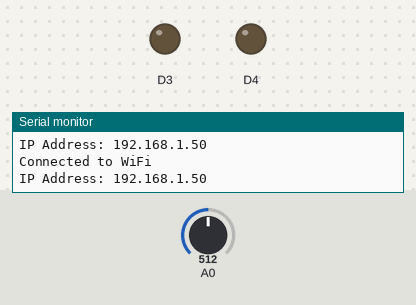
The sketch below on a simulated ESP8266 (NodeMCU). On the bench: output pins drawn as LEDs (lit = HIGH), the last lines printed to the serial monitor. The test bench sets the inputs (shaded band); at power-on: A0 = 512. WiFi joins after 1.5 s; servers stay silent unless stated.

Above: at 3.2 s.
3.3 s: A0 set to 21
10.8 s: A0 set to 17
At 13.0 s:
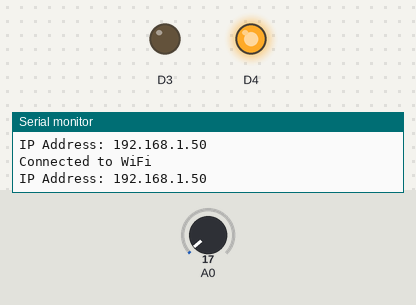
18.3 s: A0 set to 122
At 23.0 s:
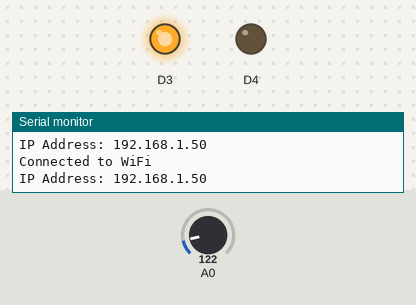
25.8 s: A0 set to 10
At 28.0 s:
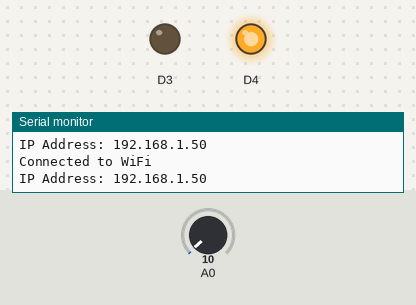
Timing chart, 0 to 29.5 s (numbered marks = the images above; inputs shaded):
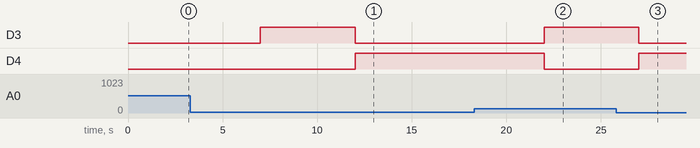

Measured:
- the behaviour switches between 20 and 19 on A0 (found by bisection; images 0 and 1)
- after the input at 10.8 s, D3: HIGH → LOW after 1.2 s; D4: LOW → HIGH after 1.2 s
- after the input at 18.3 s, D3: LOW → HIGH after 3.7 s; D4: HIGH → LOW after 3.7 s
- after the input at 25.8 s, D3: HIGH → LOW after 1.2 s; D4: LOW → HIGH after 1.2 s

The sketch:

wifi.ino
```cpp
#include <ESP8266WiFi.h>
#include <ESP8266WebServer.h>

// Replace with your network credentials
const char *ssid = "uwontop";      // Wi-Fi network name
const char *password = "password"; // Wi-Fi password

// // Define server on port 80
// ESP8266WebServer server(80);

void setup()
{

  // Output LED Level 1 (D3 = GPIO 0)
  pinMode(D3, OUTPUT);
  // Output LED Level 2 (D4 = GPIO 2)
  pinMode(D4, OUTPUT);

  // Connect to Wi-Fi network
  WiFi.begin(ssid, password);

  // Wait for the connection to complete
  while (WiFi.status() != WL_CONNECTED)
  {
    delay(1000); // Wait 1 second
    Serial.println("Connecting to WiFi...");
  }

  // Once connected, print the IP address
  Serial.println("Connected to WiFi");
  Serial.print("IP Address: ");
  Serial.println(WiFi.localIP());

  // Set the serial monitor baudrate to 9600
  Serial.begin(9600);
}

void loop()
{
  Serial.println("Connected to WiFi");
  Serial.print("IP Address: ");
  Serial.println(WiFi.localIP());
  delay(5000);

  // Variable to store ADC value ( 0 to 1023 )
  int level;
  // analogRead function returns the integer 10 bit integer (0 to 1023)
  level = analogRead(A0);

  // Print "Analog value:" in serial monitor
  // Serial.println("Analog value:");
  // Print output voltage in serial monitor
  // Serial.println(level);

  // Turn off both LEDs initially
  digitalWrite(D3, LOW);
  digitalWrite(D4, LOW);

  // Splitting 1023 into 5 levels => 200, 400, 600, 800, 1023
  // Based on the ADC output, LED indicates the level (1 to 5)

  if (level < 20)
  {
    // LEVEL 1 LED (D4)
    digitalWrite(D4, HIGH);
  }
  else
  {
    // LEVEL 5 LED (D3)
    digitalWrite(D3, HIGH);
  }
}
```
